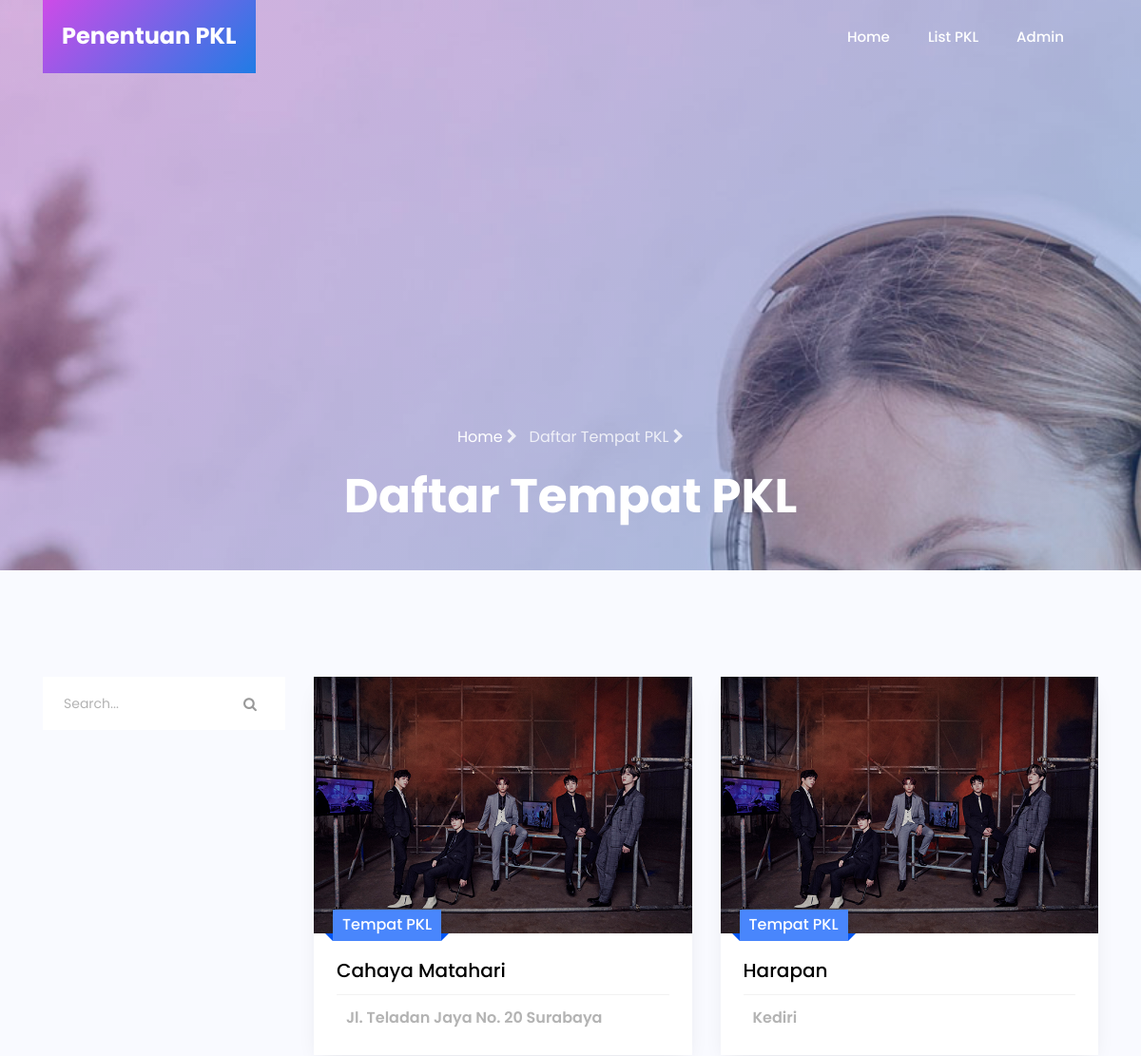
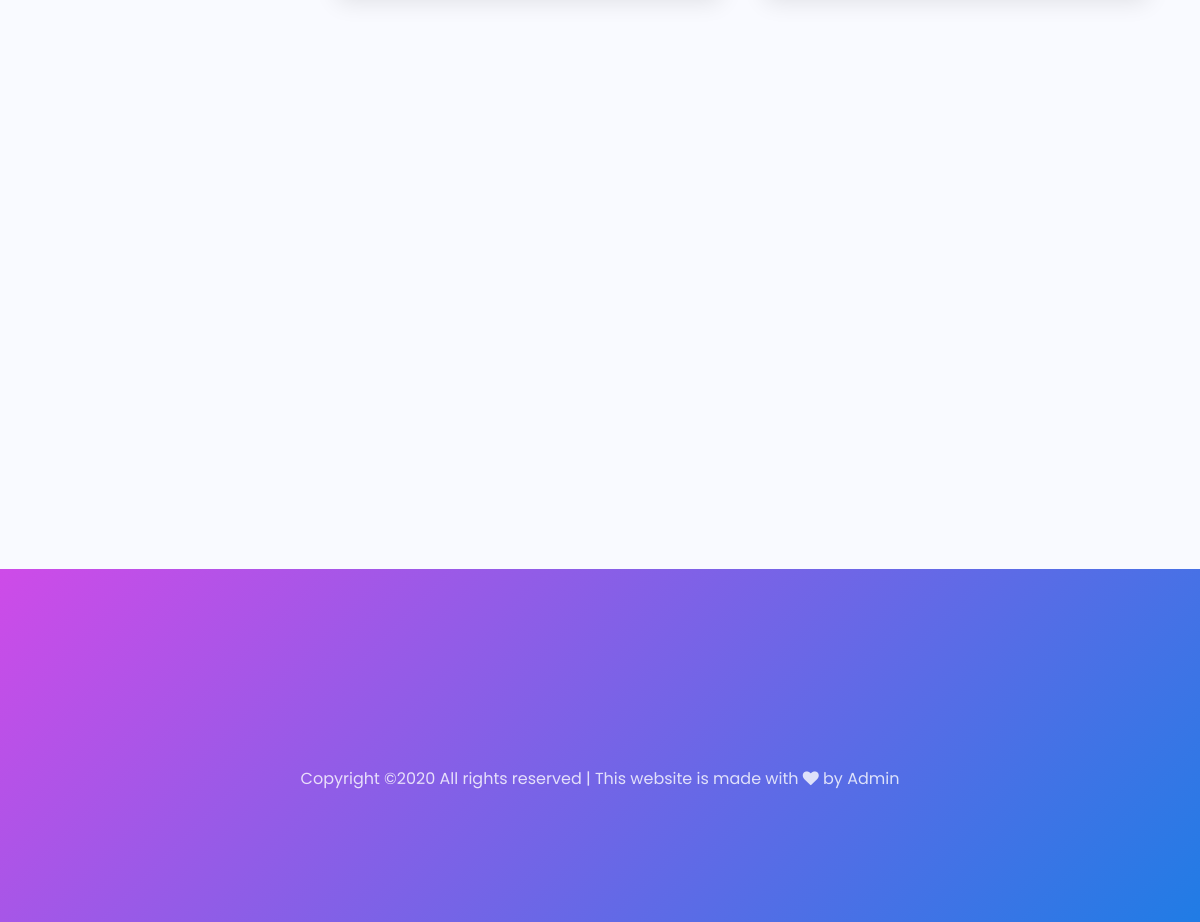
Screenshot of /listpkl.php with the database file from the repository (2 pictures, top to bottom).
### tables this page shows
CREATE TABLE `instansi` (
  `id_instansi` int(11) NOT NULL,
  `nama_instansi` varchar(100) NOT NULL,
  `nomorhp` int(11) NOT NULL,
  `alamat` text NOT NULL,
  `jobdesk` varchar(100) NOT NULL,
  `foto` varchar(100) NOT NULL,
  `ka1` int(11) NOT NULL,
  `ka2` int(11) NOT NULL,
  `kb1` int(11) NOT NULL,
  `kb2` int(11) NOT NULL,
  `kb3` int(11) NOT NULL,
  `kb4` int(11) NOT NULL,
  `kb5` int(11) NOT NULL,
  `kc1` int(11) NOT NULL,
  `kc2` int(11) NOT NULL,
  `kd1` int(11) NOT NULL,
  `kd2` int(11) NOT NULL,
  `kd3` int(11) NOT NULL
);

### listpkl.php (the view, shortened to what this page needs)
<!DOCTYPE html>
<html lang="en">
<head>
    <?php include 'includes/header.php' ?>
</head>
<body>
    <?php include 'includes/navbar.php' ?>
	<section class="hero-wrap hero-wrap-2" style="background-image: url('images/bg_2.jpg');">
		<div class="overlay"></div>
		<div class="container">
			<div class="row no-gutters slider-text align-items-end justify-content-center">
				<div class="col-md-9 ftco-animate pb-5 text-center">
					<p class="breadcrumbs"><span class="mr-2"><a href="listpkl.html">Home <i class="fa fa-chevron-right"></i></a></span> <span>Daftar Tempat PKL <i class="fa fa-chevron-right"></i></span></p>
					<h1 class="mb-0 bread">Daftar Tempat PKL</h1>
				</div>
			</div>
		</div>
	</section>
	<section class="ftco-section bg-light">
		<div class="container">
			<div class="row">
				<div class="col-lg-3 sidebar">
					<div class="sidebar-box bg-white ftco-animate">
						<form action="#" class="search-form">
							<div class="form-group">
								<span class="icon fa fa-search"></span>
								<input type="text" class="form-control" placeholder="Search...">
							</div>
						</form>
					</div>
				</div>
				<div class="col-lg-9">
					<div class="row">
						<?php $ambil = $koneksi->query("SELECT * FROM instansi ORDER BY id_instansi ASC"); ?>
        				<?php while ($pecah = $ambil->fetch_assoc()) { ?>
						<div class="col-md-6 d-flex align-items-stretch ftco-animate">
							<div class="project-wrap">
								<a href="detailinstansi.php?id=<?php echo $pecah["id_instansi"] ?>" class="img" style="background-image: url(foto_instansi/<?php echo $pecah['foto']; ?>);">
									<span class="price">Tempat PKL</span>
								</a>
								<div class="text p-4">
									<h3><a href="detailinstansi.php?id=<?php echo $pecah["id_instansi"] ?>"><?php echo $pecah['nama_instansi']; ?></a></h3>
									<ul class="d-flex justify-content-between">
										<li><span class="flaticon-shower"></span><?php echo $pecah['alamat']; ?></li>
									</ul>
								</div>
							</div>
						</div>
						<?php } ?>
					</div>
				</div>
			</div>
		</div>
	</section>
	<?php include 'includes/footer.php' ?>
</body>
</html>

### rows the page displays
instansi: foto (picture), nama_instansi "Cahaya Matahari", alamat "Jl. Teladan Jaya No. 20 Surabaya"
instansi: foto (picture), nama_instansi "Harapan", alamat "Kediri"
